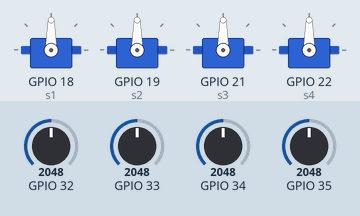
A sketch run on a simulated ESP32. Shown: 4 × servo. The inputs (shaded band) are chosen by the test bench; at power-on: GPIO 32 = 2048, GPIO 33 = 2048, GPIO 34 = 2048, GPIO 35 = 2048.

Above: at 1.2 s.
1.3 s: GPIO 32 set to 2866
At 2.0 s:
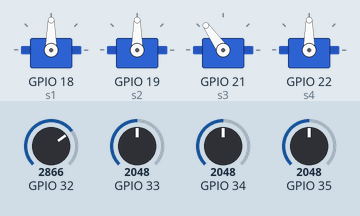
2.8 s: GPIO 33 set to 2866
At 4.0 s:
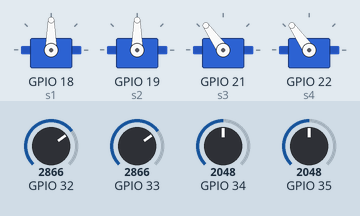
4.3 s: GPIO 34 set to 2866
At 4.6 s:
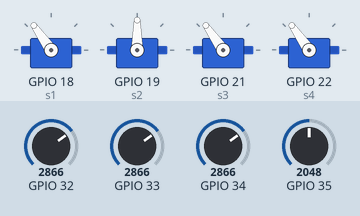
5.8 s: GPIO 35 set to 2866
At 6.7 s:
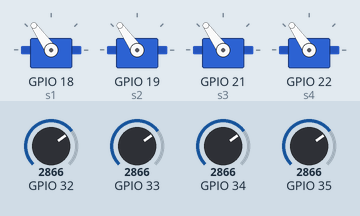
7.3 s: GPIO 32 set to 3972
At 7.7 s:
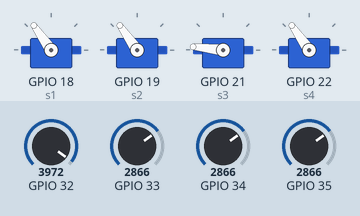
8.8 s: GPIO 33 set to 3972
At 9.8 s:
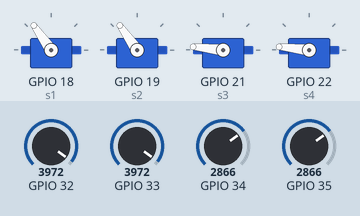
Timing chart, 0 to 11.3 s (numbered marks = the images above; inputs shaded):
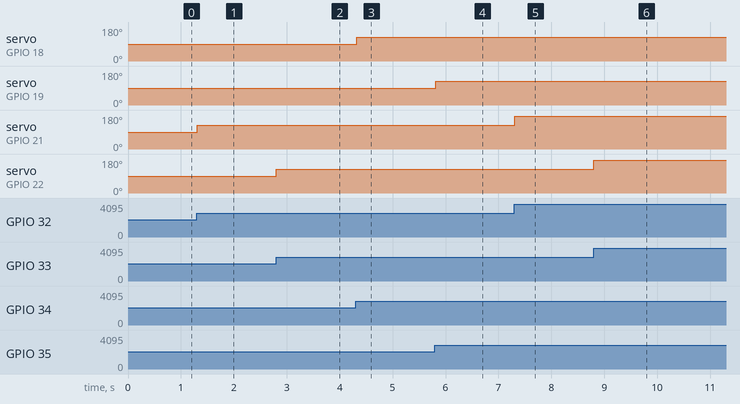

The sketch:

4_servo_control.ino
```cpp
#include <ESP32Servo.h>

Servo s1, s2, s3, s4;

void setup(){
  s1.attach(18);
  s2.attach(19);
  s3.attach(21);
  s4.attach(22);
}

void loop(){
  int p1 = analogRead(34);
  int p2 = analogRead(35);
  int p3 = analogRead(32);
  int p4 = analogRead(33);

  s1.write(map(p1, 0, 4095, 0, 180));
  s2.write(map(p2, 0, 4095, 0, 180));
  s3.write(map(p3, 0, 4095, 0, 180));
  s4.write(map(p4, 0, 4095, 0, 180));

  delay(20);
}
```

Measured:
- after the input at 1.3 s, servo on GPIO 21 (s3): 90° → 125° at once
- after the input at 2.8 s, servo on GPIO 22 (s4): 90° → 125° at once
- after the input at 4.3 s, servo on GPIO 18 (s1): 90° → 125° at once
- after the input at 5.8 s, servo on GPIO 19 (s2): 90° → 125° at once
- after the input at 7.3 s, servo on GPIO 21 (s3): 125° → 174° at once
- after the input at 8.8 s, servo on GPIO 22 (s4): 125° → 174° at once
